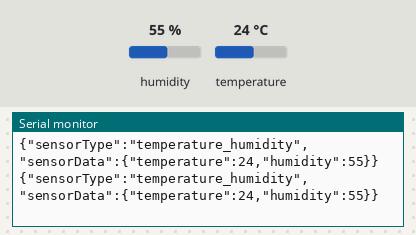
This sketch was run on a simulated Arduino Uno, built with avr-gcc and run on an emulated ATmega328P. Parts: the last lines printed to the serial monitor. The test bench sets the inputs (shaded band); at power-on: humidity 55 %, temperature 24 °C.

Above: at 10.8 s.
10.9 s: humidity set to 22 %
At 15.6 s:
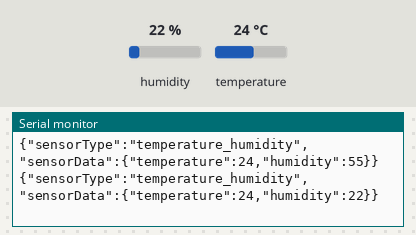
18.4 s: temperature set to 12 °C
At 20.5 s:
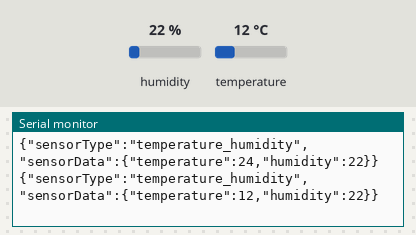
25.9 s: humidity set to 40 %
At 31.5 s:
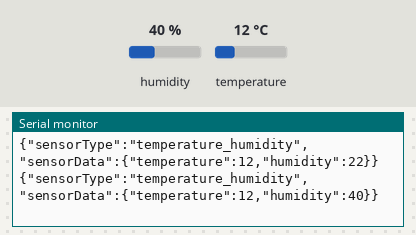
Timing chart, 0 to 33.0 s (numbered marks = the images above; inputs shaded):
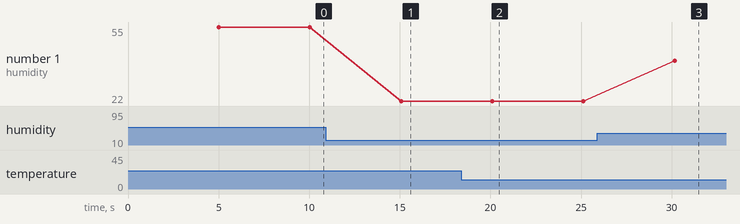

Measured:
- after the input at 10.9 s, the serial monitor: prints a new line after 4.2 s (image 1)
- after the input at 18.4 s, the serial monitor: prints a new line after 1.7 s (image 2)
- after the input at 25.9 s, the serial monitor: prints a new line after 4.3 s (image 3)
- plotted number 1: 55 → 22 after the input at 10.9 s, 22 → 40 after the input at 25.9 s

The sketch:

arduino_dht22.ino
```cpp
#include <DHT.h>
#include <DHT_U.h>
#include <ArduinoJson.h>

//Constants
#define DHTPIN 2     // Digital pin 2
#define DHTTYPE DHT22

DHT dht(DHTPIN, DHTTYPE);

void setup() {
  dht.begin();
  Serial.begin(9600);
}

void loop() {
  // get the temperature every 5 seconds
  delay(5000);

  // set up json object
  const int capacity = JSON_OBJECT_SIZE(16);
  StaticJsonDocument<capacity> doc;
  doc["sensorType"] = "temperature_humidity";

  // Read data and store it in a json object
  JsonObject sensorData = doc.createNestedObject("sensorData");
  sensorData["temperature"] = dht.readTemperature();
  sensorData["humidity"] = dht.readHumidity();

  // serialize the json to the jsonString variable
  String jsonString;
  serializeJson(doc, jsonString);

  // print the value to the console
  Serial.println(jsonString);
}
```
